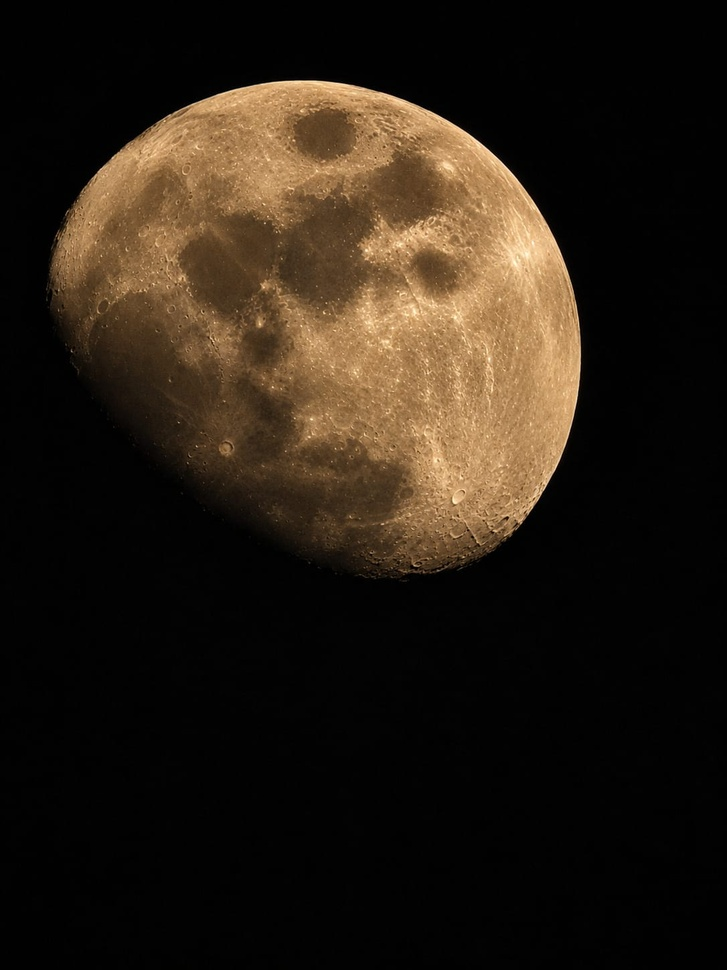
#> input picture backend/app/uploads/01857bbd6c4f4d54bc56c3253aef134c.jpeg, 727 x 970 px, shrunk from 1086 x 1448 before the run
$ python -i image_editor.py   (imports and definitions only)
#> lines starting #> are read from the running program, lines starting #| are printed output that depends on the picture
#> further down, picture is the input picture: PIL image 727x970 RGB; mean R, G, B 39.9, 30.4, 20.1
import os
import uuid
import base64
import io
import requests
from typing import Dict, Any, Tuple
from PIL import Image, ImageEnhance, ImageFilter, ImageOps

UPLOAD_DIR = os.path.join(os.path.dirname(os.path.dirname(__file__)), "uploads")
# [1 line not run here, left out]

# [36 lines left out: functions load_image_from_source, apply_teal_and_orange, not called in this run]

def apply_cyberpunk_neon(img: Image.Image) -> Image.Image:
    """Electric neon shift: Neon magenta & cyan split, deep crushed blacks, high contrast."""
    r, g, b = img.split()
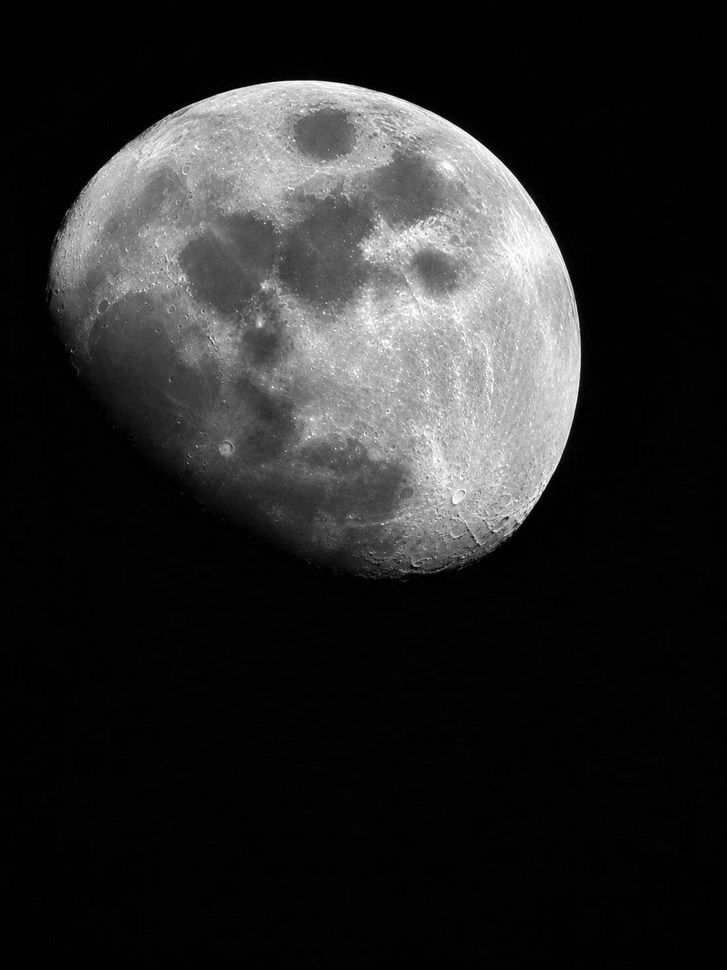
#> r: PIL image 727x970 L; min 0, max 255, mean 39.9
    # High-voltage neon
    r = r.point(lambda i: min(255, int(i * 1.25 + 10)))
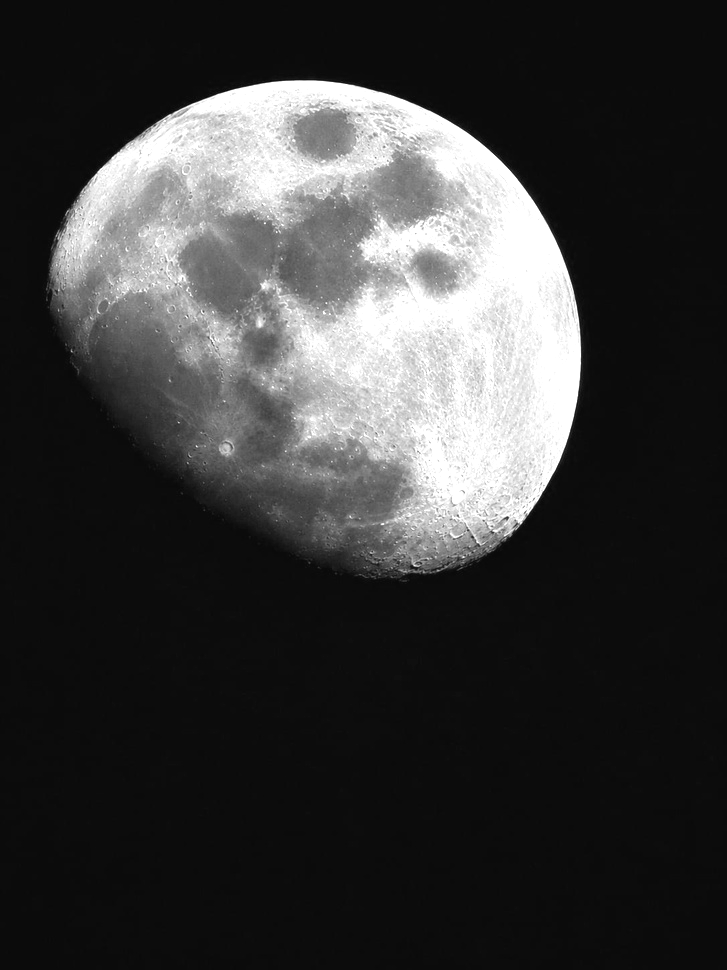
#> r: PIL image 727x970 L; min 10, max 255, mean 58.4
    b = b.point(lambda i: min(255, int(i * 1.35 + 20)))
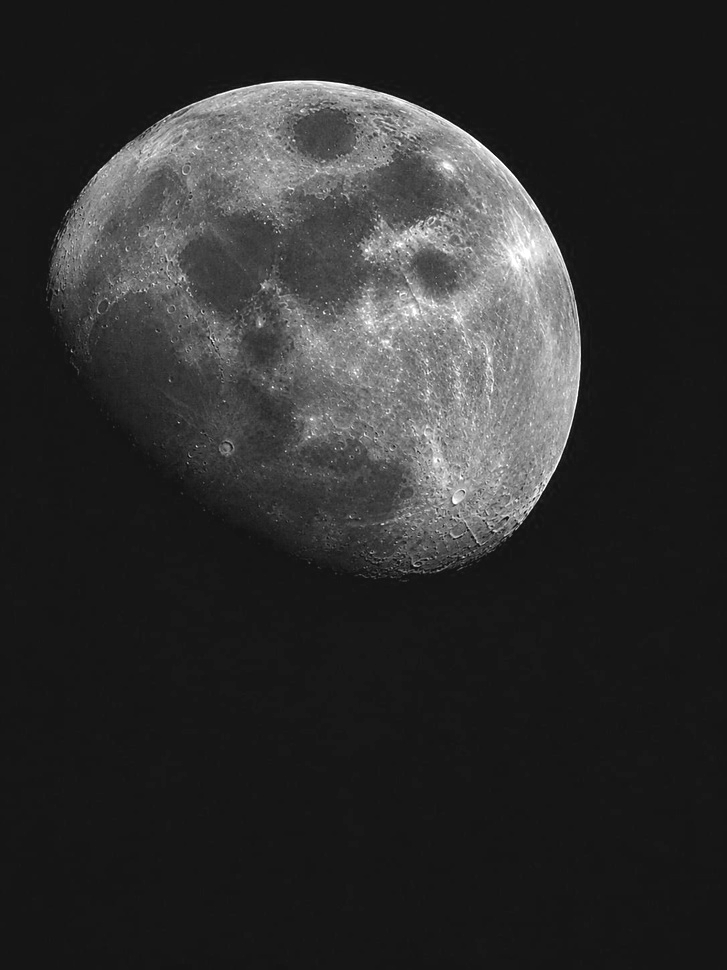
#> b: PIL image 727x970 L; min 20, max 255, mean 46.6
    g = g.point(lambda i: max(0, int(i * 0.85)))
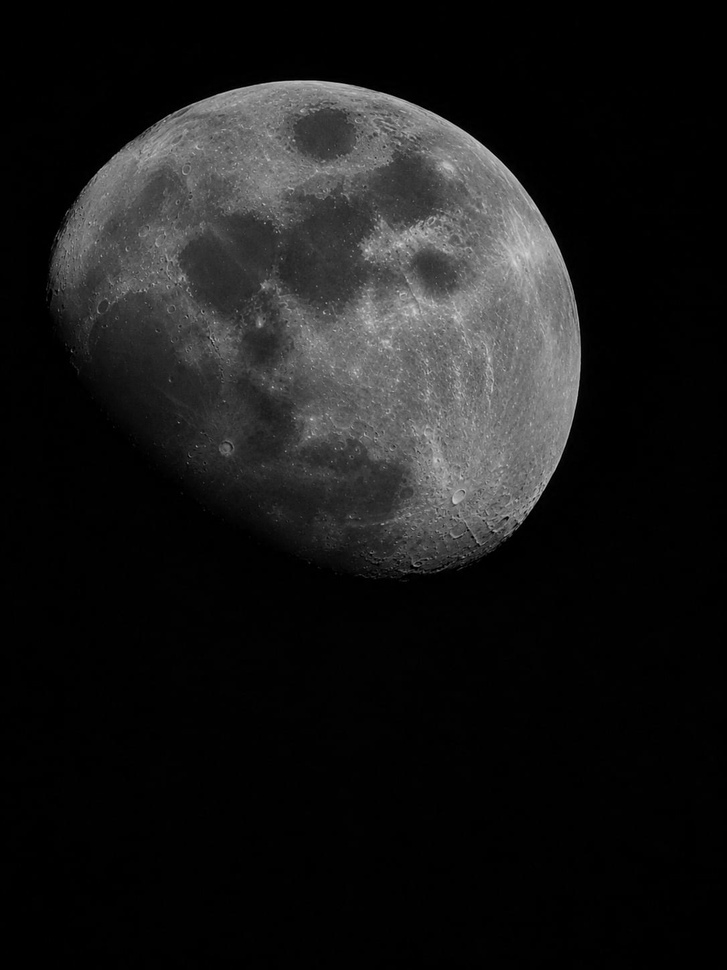
#> g: PIL image 727x970 L; min 0, max 215, mean 25.2

    graded = Image.merge("RGB", (r, g, b))
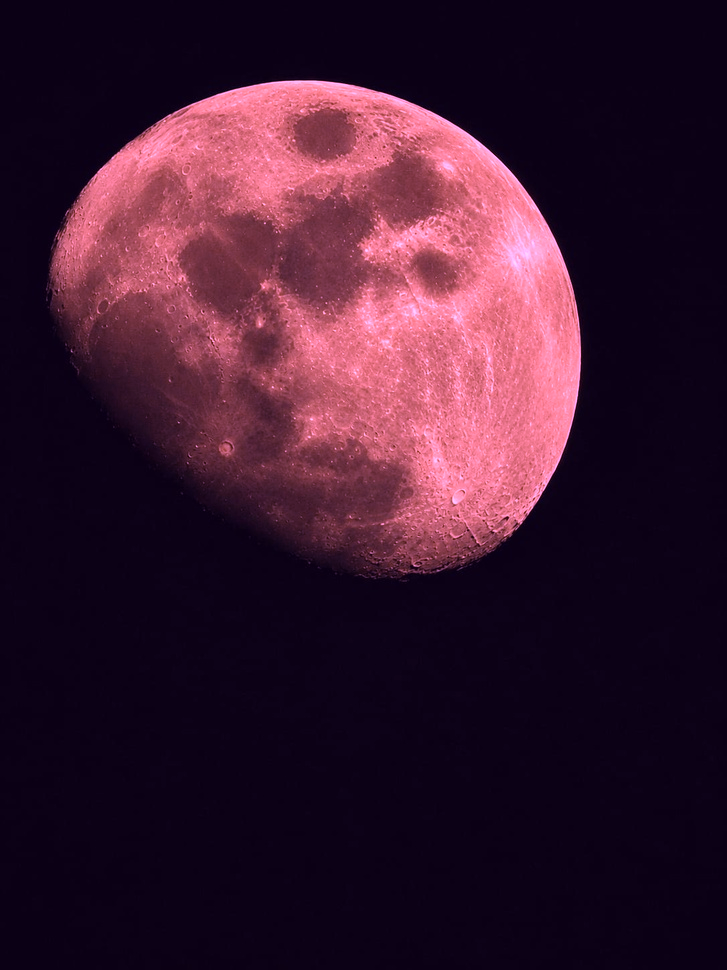
#> graded: PIL image 727x970 RGB; mean R, G, B 58.4, 25.2, 46.6
    graded = ImageEnhance.Contrast(graded).enhance(1.35)
    graded = ImageEnhance.Color(graded).enhance(1.4)
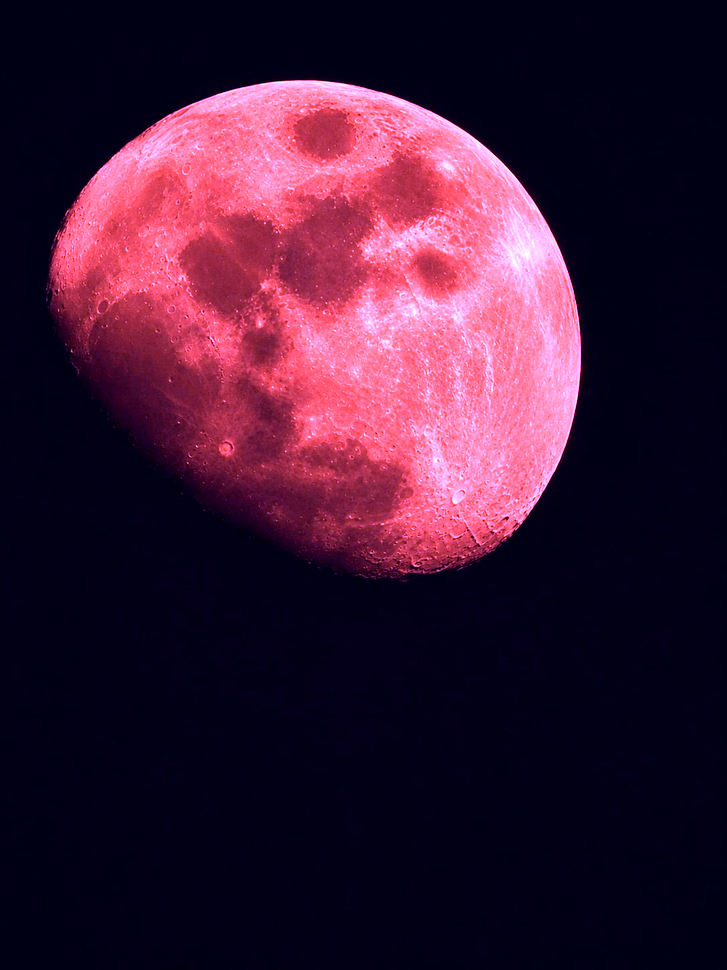
#> graded: PIL image 727x970 RGB; mean R, G, B 60.7, 25.7, 52.1
    graded = ImageEnhance.Sharpness(graded).enhance(1.3)
    return graded

# [162 lines left out: functions apply_dramatic_black_white, apply_warm_golden_hour, apply_vintage_film_35mm, apply_hdr_vivid_enhancement, apply_moody_dark_cinema, process_ai_image_edit, not called in this run]

>>> from PIL import Image
>>> picture = Image.open('../uploads/01857bbd6c4f4d54bc56c3253aef134c.jpeg')
>>> result = apply_cyberpunk_neon(picture)
